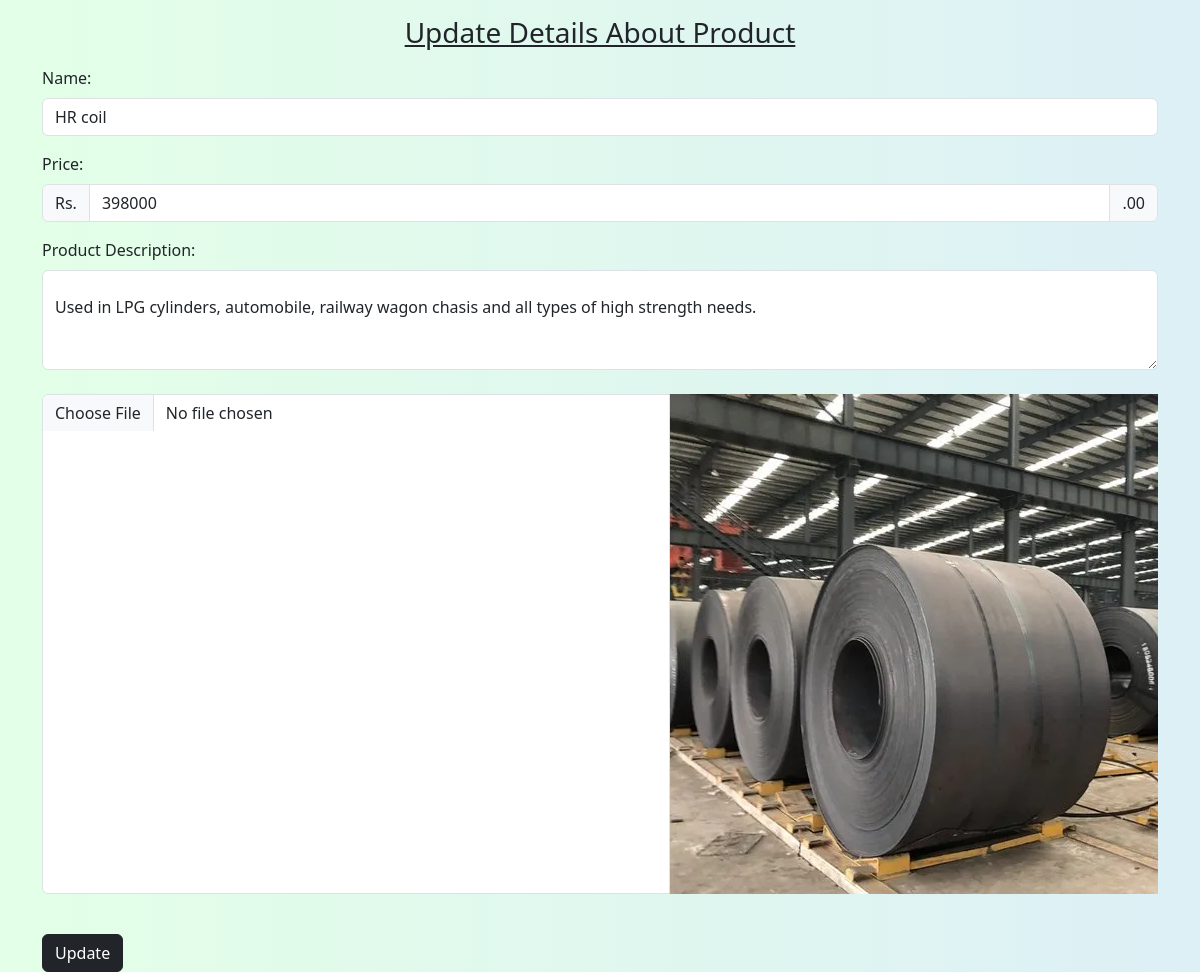
The page /update.php?updateid=4 on the database its author committed.
### tables this page shows
CREATE TABLE `list` (
  `id` int(11) NOT NULL,
  `name` varchar(100) NOT NULL,
  `price` int(10) NOT NULL,
  `desc_p` varchar(2048) NOT NULL,
  `image` varchar(200) NOT NULL
);

### update.php (the view, shortened to what this page needs)
<!DOCTYPE html>
<html lang="en">
<head>
    <link href="https://cdn.jsdelivr.net/npm/bootstrap@5.3.0-alpha3/dist/css/bootstrap.min.css" rel="stylesheet">
</head>
<body>
  <?php
  include 'connect.php';
  $id=$_GET['updateid'];
  $sql="SELECT * from `list` WHERE id=$id LIMIT 1";
  $res=mysqli_query($con,$sql);
  $row=mysqli_fetch_array($res);
  ?>
        <div class="container">
        <h3 class="text-center my-3"><u>Update Details About Product</u></h3>
        <form action="update1.php" method="post" enctype="multipart/form-data">
            <div class="mb-3">
              <label for="exampleInputName" class="form-label">Name:</label>
              <input type="text" class="form-control" id="exampleInputText" name="name" autocomplete="off" value="<?php echo $row['name'] ?>">
            </div>
            <label class="form-label">Price:</label>
            <div class="input-group mb-3">
                <span class="input-group-text">Rs.</span>
                <input type="text" class="form-control" name="price" autocomplete="off" value="<?php echo $row['price'] ?>">
                <span class="input-group-text">.00</span>
              </div>
              <label class="form-label">Product Description:</label>
              <div class="form-floating">
                <textarea class="form-control" placeholder="Enter Product Description" id="floatingTextarea2" style="height: 100px" name="desc_p" autocomplete="off"><?php echo $row['desc_p'] ?></textarea>
              </div>
              <br>
              <div class="input-group mb-3">
                <td><input type="file" class="form-control" id="inputGroupFile02" name="files" value="<?php echo $row['image'] ?>"><img src="<?php echo $row['image'] ?>" /></td>
              </div>
              <br>
            <button type="submit" class="btn btn-dark" name="update">Update</button>
          </form>
        </div>
</body>
</html>

### update.php (style rules this page uses)
body { background-image: url('background.png'); background-repeat: no-repeat; background-attachment: fixed; }

### rows shown on the page
list: name "HR coil", price "398000", desc_p "Used in LPG cylinders, automobile, railway wagon chasis and all types of high strength needs.", image (picture)
